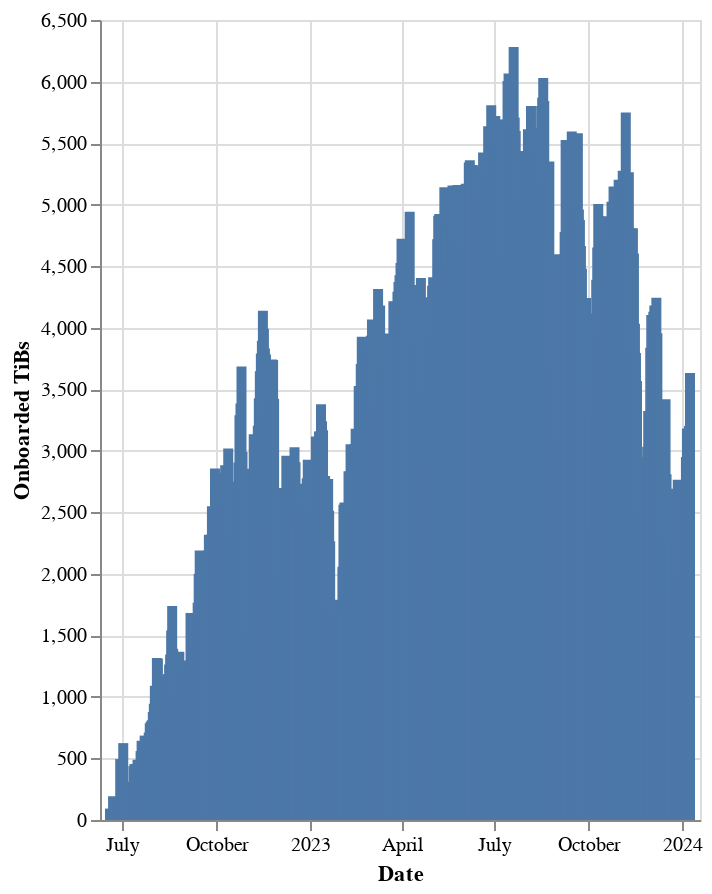

This figure's notebook cell:
### Markdown cell above
## Data Onboarding Rate

### Code cell
# | output: true

c = (
    alt.Chart(df)
    .mark_bar()
    .encode(
        x=alt.X("date:T", title="Date"),
        y=alt.Y("onboarded_tibs:Q", title="Onboarded TiBs"),
        tooltip=[
            alt.Tooltip("date:T", title="Date"),
            alt.Tooltip("onboarded_tibs:Q", title="Onboarded TiBs"),
        ],
    )
    .properties(width="container", height=400)
    # .interactive(bind_y=False)
)

c.display()

### Figure 1 — Vega-Lite specification as saved in the notebook (floating-point values rounded to 4 significant figures; data arrays with more than 128 entries replaced by an {"elided": "..."} marker saying what was removed)
{"usermeta": {"embedOptions": {"theme": "powerbi"}}, "config": {"view": {"continuousWidth": 300, "continuousHeight": 300}}, "data": {"name": "data-25dfa645709fe826187879422a778edd"}, "mark": {"type": "bar"}, "encoding": {"tooltip": [{"field": "date", "title": "Date", "type": "temporal"}, {"field": "onboarded_tibs", "title": "Onboarded TiBs", "type": "quantitative"}], "x": {"field": "date", "title": "Date", "type": "temporal"}, "y": {"field": "onboarded_tibs", "title": "Onboarded TiBs", "type": "quantitative"}}, "height": 400, "width": "container", "$schema": "https://vega.github.io/schema/vega-lite/v5.16.3.json", "datasets": {"data-25dfa645709fe826187879422a778edd": {"elided": "570 records"}}}
